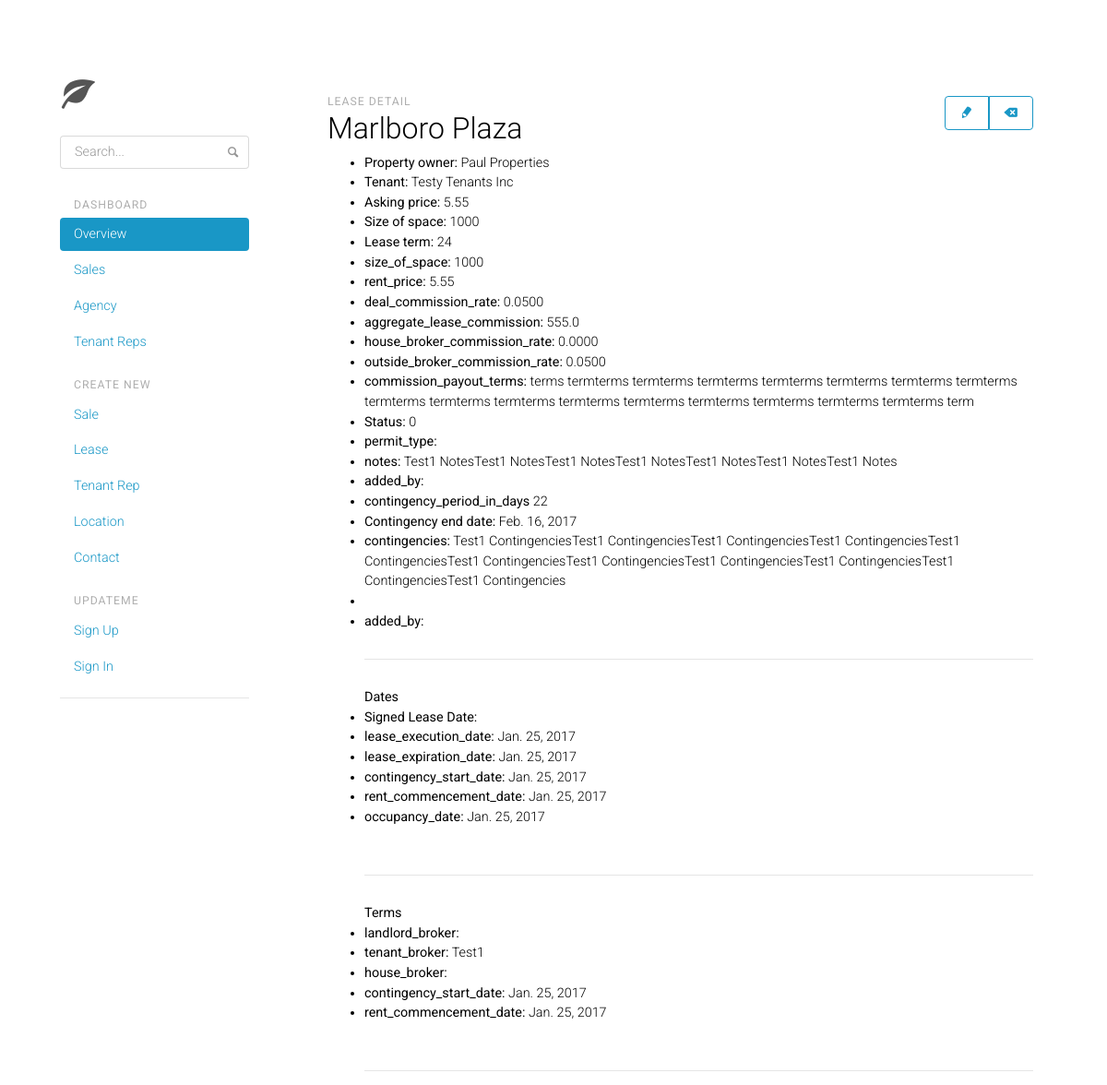
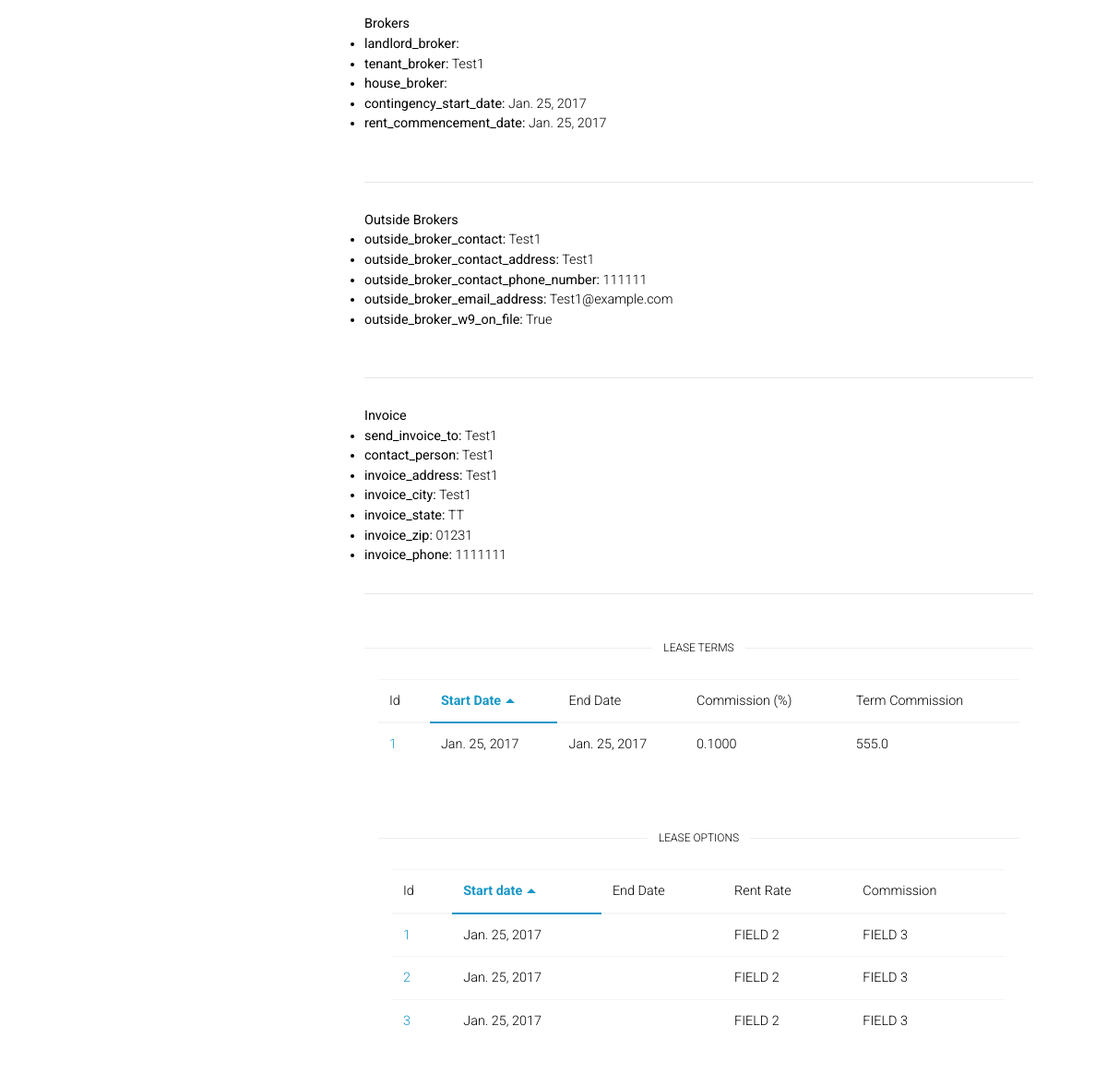
/commissions/lease/1/, run on the app's committed database (2 pictures, top to bottom).
### commissions/models.py (models this page shows, shortened)
class Lease(TimeStampedModel):
    tenant_name = models.CharField(max_length=80, blank=True)
    property_owner_name = models.CharField(max_length=80)
    status = models.CharField(max_length=3, choices=LEASE_WORKFLOW_STATUS, blank=True, default=0, help_text="Workflow status")
    location_name = models.CharField(max_length=120)
    lease_term_in_months = models.IntegerField("lease term", null=True, blank=True)
    size_of_space = models.IntegerField(null=True, blank=True, default=0)
    rent_price = models.DecimalField(decimal_places=2, max_digits=8, default=0)
    lease_execution_date = models.DateField(null=True, blank=True)
    contingency_period_in_days = models.IntegerField("contingency period", default=0)
    contingency_start_date = models.DateField(null=True, blank=True)
    rent_commencement_date = models.DateField(null=True, blank=True)
    rent_rate_factor = models.DecimalField(decimal_places=4, default=1, max_digits=5)
    occupancy_date = models.DateField(null=True, blank=True)
    landlord_broker = models.CharField(max_length=80, blank=True)
    tenant_broker = models.CharField(max_length=80, blank=True)
    lease_expiration_date = models.DateField(null=True, blank=True)
    contingencies = models.TextField(max_length=1000, blank=True)
    deal_commission_rate = models.DecimalField(decimal_places=4, default=0, max_digits=5)
    house_broker = models.CharField(max_length=80, blank=True)
    house_broker_commission_rate = models.DecimalField(decimal_places=4, null=True, blank=True, max_digits=5, default=0)
    outside_broker_commission_rate = models.DecimalField(decimal_places=4, null=True, blank=True, max_digits=5, default=0)
    commission_payout_terms = models.TextField(max_length=1000, blank=True)
    '''need to refactor the invoice section'''
    send_invoice_to = models.CharField(max_length=120, blank=True)
    invoice_address = models.CharField(max_length=100, blank=True)
    invoice_city = models.CharField(max_length=30, blank=True)
    invoice_state = models.CharField(max_length=20, blank=True)
    invoice_zip = models.CharField(max_length=12, blank=True)
    invoice_phone = models.CharField(max_length=15, blank=True)
    contact_person = models.CharField(max_length=80, blank=True)
    '''need to refactor the brokers sections'''
    outside_broker_contact = models.CharField(max_length=80, blank=True)
    outside_broker_contact_address = models.CharField(max_length=100, blank=True)
    outside_broker_contact_phone_number = models.CharField(max_length=15, blank=True)
    outside_broker_email_address = models.EmailField(blank=True)
    outside_broker_w9_on_file = models.BooleanField(default=False)
    notes = models.TextField(blank=True)
    @property
    def get_aggregate_lease_commission(self):
        return float(self.size_of_space) * float(self.rent_price) * float((self.lease_term_in_months/12)) * float(self.deal_commission_rate) * float(self.rent_rate_factor)
    @property
    def contingency_end_date(self):
        return self.contingency_start_date + timedelta(days=self.contingency_period_in_days)
    '''
    this code is not working
    @property
    def display_option(self):
        """
        creates a string for the lease option.  this is required to see the lease option in the admin (since its a many to many join)
        """
        return ', '.join([ option.start_date for option in self.option.all()[:25] ])
    #display_option.option_commencement_date = 'Option Start Date'
    '''
    class Meta:
        ordering = ("-created",)

class Term(TimeStampedModel):
    lease = models.ForeignKey('Lease', on_delete=models.CASCADE, null=True)
    sale = models.ForeignKey('Sale', on_delete=models.CASCADE, null=True)
    terms = models.TextField(blank=True)
    start_date = models.DateField(null=True, blank=True)
    end_date = models.DateField(null=True, blank=True)
    commission_rate = models.DecimalField(decimal_places=4, default=0, max_digits=5)
    class Meta:
        ordering = ['created']
    @property
    def get_lease_term_commission(self):
        return float(self.lease.size_of_space) * float(self.lease.rent_price) * float(self.commission_rate) * float(self.lease.rent_rate_factor)

class Option(models.Model):
    lease = models.ForeignKey('Lease', on_delete=models.CASCADE, null=True)
    terms = models.TextField(blank=True)
    notice_date = models.DateField(null=True, blank=True)
    commencement_date = models.DateField(null=True, blank=True)
    expiration_date = models.DateField(null=True, blank=True)
    size = models.IntegerField(null=True, blank=True, default=0)
    commission_rate = models.DecimalField(decimal_places=4, default=0, max_digits=5)
    contingencies = models.TextField(blank=True)
    created = models.DateTimeField(auto_now=False, auto_now_add=True)
    date_modified = models.DateTimeField(auto_now=True, auto_now_add=False)
    class Meta:
        ordering = ("-expiration_date",)

### commissions/views.py (the view)
# urls.py: url(r'^lease/(?P<pk>[0-9]+)/$', views.LeaseDetailView.as_view(), name='lease-detail'),
class LeaseDetailView(generic.DetailView):
    model = Lease
    def get_context_data(self, **kwargs):
        context = super(LeaseDetailView, self).get_context_data(**kwargs)
        context['options_list'] = Option.objects.all()
        return context

### commissions/templates/commissions/lease_detail.html
{% extends 'base.html' %}
{% block content %}
<div class="container">
  <div class="dashhead mt-4">
<div class="dashhead-titles">
  <h6 class="dashhead-subtitle">Lease Detail</h6>
  <h2 class="dashhead-title">{{ lease.location_name }}</h2>
</div>
<div class="flextable table-actions">
  <div class="flextable-item flextable-primary">
  </div>
  <div class="flextable-item">
    <div class="btn-group">
      <button type="button" class="btn btn-outline-primary" href="#">
        <span class="icon icon-pencil"></span>
      </button>
      <button type="button" class="btn btn-outline-primary" href="#">
        <span class="icon icon-erase"></span>
      </button>
    </div>
  </div>
</div>
</div>
<ul>
  <li><strong>Property owner:</strong> {{ lease.property_owner_name }}
  <li><strong>Tenant:</strong> {{ lease.tenant_name }}
  <li><strong>Asking price:</strong> {{ lease.rent_price }}
  <li><strong>Size of space:</strong> {{ lease.size_of_space }}
  <li><strong>Lease term:</strong> {{ lease.lease_term_in_months }}</li>
  <li><strong>size_of_space:</strong> {{ lease.size_of_space }}</li>
  <li><strong>rent_price:</strong> {{ lease.rent_price }}</li>
  <li><strong>deal_commission_rate:</strong> {{ lease.deal_commission_rate }}</li>
  <li><strong>aggregate_lease_commission:</strong> {{ lease.get_aggregate_lease_commission }}</li>
  <li><strong>house_broker_commission_rate:</strong> {{ lease.house_broker_commission_rate }}</li>
  <li><strong>outside_broker_commission_rate:</strong> {{ lease.outside_broker_commission_rate }}</li>
  <li><strong>commission_payout_terms:</strong> {{ lease.commission_payout_terms }}</li>
  <li><strong>Status:</strong> {{ lease.status }}</li>
  <li><strong>permit_type:</strong> {{ lease.permit_type }}</li>
  <li><strong>notes:</strong> {{ lease.notes }}</li>
  <li><strong>added_by:</strong> {{ lease.added_by }}</li>
  <li><strong>contingency_period_in_days </strong> {{ lease.contingency_period_in_days }}</li>
  <li><strong>Contingency end date: </strong> {{ lease.contingency_end_date }}</li>
  <li><strong>contingencies:</strong> {{ lease.contingencies }}</li>
                        <li>{{ lease.contingency_time_in_days }}</li>
  <li><strong>added_by:</strong> {{ lease.added_by }}</li>
    <hr>
    <strong>Dates</strong>
    <li><strong>Signed Lease Date:</strong> {{ lease.signed_lease_date }}</li>
    <li><strong>lease_execution_date:</strong> {{ lease.lease_execution_date }}</li>
    <li><strong>lease_expiration_date:</strong> {{ lease.lease_expiration_date }}</li>
    <li><strong>contingency_start_date:</strong> {{ lease.contingency_start_date }}</li>
    <li><strong>rent_commencement_date:</strong> {{ lease.rent_commencement_date }}</li>
    <li><strong>occupancy_date:</strong> {{ lease.occupancy_date }}</li>
    <br/>
    <hr>
    <strong>Terms</strong>
    <li><strong>landlord_broker:</strong> {{ lease.landlord_broker }}</li>
    <li><strong>tenant_broker:</strong> {{ lease.tenant_broker }}</li>
    <li><strong>house_broker:</strong> {{ lease.house_broker }}</li>
    <li><strong>contingency_start_date:</strong> {{ lease.contingency_start_date }}</li>
    <li><strong>rent_commencement_date:</strong> {{ lease.rent_commencement_date }}</li>
    <br/>
    <hr>
    <strong>Brokers</strong>
    <li><strong>landlord_broker:</strong> {{ lease.landlord_broker }}</li>
    <li><strong>tenant_broker:</strong> {{ lease.tenant_broker }}</li>
    <li><strong>house_broker:</strong> {{ lease.house_broker }}</li>
    <li><strong>contingency_start_date:</strong> {{ lease.contingency_start_date }}</li>
    <li><strong>rent_commencement_date:</strong> {{ lease.rent_commencement_date }}</li>
    <br/>
    <hr>
    <strong>Outside Brokers</strong>
    <li><strong>outside_broker_contact:</strong> {{ lease.outside_broker_contact }}</li>
    <li><strong>outside_broker_contact_address:</strong> {{ lease.outside_broker_contact_address }}</li>
    <li><strong>outside_broker_contact_phone_number:</strong> {{ lease.outside_broker_contact_phone_number }}</li>
    <li><strong>outside_broker_email_address:</strong> {{ lease.outside_broker_email_address }}</li>
    <li><strong>outside_broker_w9_on_file:</strong> {{ lease.outside_broker_w9_on_file }}</li>
    <br/>
    <hr>
    <strong>Invoice</strong>
    <li><strong>send_invoice_to:</strong> {{ lease.send_invoice_to }}</li>
    <li><strong>contact_person:</strong> {{ lease.contact_person }}</li>
    <li><strong>invoice_address:</strong> {{ lease.invoice_address }}</li>
    <li><strong>invoice_city:</strong> {{ lease.invoice_city }}</li>
    <li><strong>invoice_state:</strong> {{ lease.invoice_state }}</li>
    <li><strong>invoice_zip:</strong> {{ lease.invoice_zip }}</li>
    <li><strong>invoice_phone:</strong> {{ lease.invoice_phone }} </li>
    <hr>
  {% if lease.term_set %}
  <div class="hr-divider mt-5 mb-4">
    <h3 class="hr-divider-content hr-divider-heading">Lease Terms</h3>
  </div>
    <div class="container">
    <div class="table-responsive">
      <table class="table" data-sort="table">
        <thead>
          <tr>
            <th>Id</th>
            <th>Start Date</th>
            <th>End Date</th>
            <th>Commission (%)</th>
            <th>Term Commission</th>
          </tr>
        </thead>
        <tbody>
          {% for term in lease.term_set.all %}
          <tr>
            <td><a href="#">{{ term.id }}</a></td>
            <td>{{ term.start_date }}</td>
            <td>{{ term.end_date }}</td>
            <td>{{ term.commission_rate }}</td>
            <td>{{ term.get_lease_term_commission }}</td>
          </tr>
          {% endfor %}
        </tbody>
      </table>
    </div>
  {% else %}
  <div class="hr-divider mt-5 mb-4">
    <h3 class="hr-divider-content hr-divider-heading">No Lease Terms</h3>
  </div>
    {% endif %}
{% if lease.option_set %}
<div class="hr-divider mt-5 mb-4">
  <h3 class="hr-divider-content hr-divider-heading">Lease Options</h3>
</div>
  <div class="container">
  <div class="table-responsive">
    <table class="table" data-sort="table">
      <thead>
        <tr>
          <th>Id</th>
          <th>Start date</th>
          <th>End Date</th>
          <th>Rent Rate</th>
          <th>Commission</th>
        </tr>
      </thead>
      <tbody>
        {% for option in lease.option_set.all %}
        <tr>
          <td><a href="#">{{ option.id }}</a></td>
          <td>{{ option.commencement_date }}</td>
          <td>{{ option.end_date }}</td>
          <td>FIELD 2</td>
          <td>FIELD 3</td>
        </tr>
        {% endfor %}
      </tbody>
    </table>
  </div>
{% else %}
<div class="hr-divider mt-5 mb-4">
  <h3 class="hr-divider-content hr-divider-heading">No Lease Options</h3>
</div>
  {% endif %}
{% endblock %}

### commissions/templates/base.html (shortened to what this page needs)
{% load staticfiles %}
<!DOCTYPE html>
<html lang="en">
<head>
	<link rel="stylesheet" href="{% static 'css/toolkit-light.css' %}">
	<link rel="stylesheet" href="{% static 'css/application.css' %}">
	<link rel="stylesheet" href="{% static 'css/docs.css' %}">
	<link rel="stylesheet" href="{% static 'css/style.css' %}">
</head>
<body>
  <div class="container">
    {% block body %}
    <div class="row">
      <div class="col-md-3 sidebar">
      {% block sidebar %}
        <nav class="sidebar-nav">
          <div class="sidebar-header">
            <a class="sidebar-brand img-responsive" href="{% url 'index' %}">
              <span class="icon icon-leaf sidebar-brand-icon"></span>
            </a>
          </div>
          <div class="collapse nav-toggleable-md" id="nav-toggleable-md">
            <form class="sidebar-form">
              <input class="form-control" type="text" placeholder="Search...">
              <button type="submit" class="btn-link">
                <span class="icon icon-magnifying-glass"></span>
              </button>
            </form>
            <ul class="nav nav-pills nav-stacked">
              <li class="nav-header">Dashboard</li>
              <li class="nav-item">
                <a class="nav-link active" href="{% url 'index' %}">Overview</a>
              </li>
              <li class="nav-item">
                <a class="nav-link " href="{% url 'sales' %}">Sales</a>
              </li>
              <li class="nav-item">
                <a class="nav-link " href="{% url 'leases' %}">Agency</a>
              </li>
              <li class="nav-item">
                <a class="nav-link " href="#">Tenant Reps</a>
              </li>
              <li class="nav-header">Create New</li>
              <li class="nav-item">
                <a class="nav-link "href="{% url 'sale-create' %}">
                  Sale
                </a>
              </li>
              <li class="nav-item">
                <a class="nav-link "href="{% url 'lease-create' %}">
                  Lease
                </a>
              </li>
              <li class="nav-item">
                <a class="nav-link " href="#">Tenant Rep</a>
              </li>
              <li class="nav-item">
                <a class="nav-link " href="{% url 'locations' %}">Location</a>
              </li>
              <li class="nav-item">
                <a class="nav-link " href="#">Contact</a>
              </li>
              <li class="nav-header">UPDATEME</li>
              {% if request.user.is_authenticated %}
                <li class="nav-item">
                  <a class="nav-link" href="#">Profile</a>
                </li>
                <li class="nav-item">
                  <a class="nav-link" href="#">Sign out</a>
                </li>
              {% else %}
                <li class="nav-item">
                  <a id="sign-up-link" class="nav-link" href="{% url 'account_signup' %}">Sign Up</a>
                </li>
                <li class="nav-item">
                  <a id="log-in-link" class="nav-link" href="{% url 'account_login' %}">Sign In</a>
                </li>
              {% endif %}
            </ul>
            <hr class="visible-xs mt-3">
          </div>
        </nav>
        {% endblock sidebar %}
      </div>
<div class="col-md-9 content">
<div class="dashhead">
{% block content %}{% endblock content %}
</div>
{% endblock body %}
</div>
  </body>
</html>

### commissions/static/css/application.css (style rules this page uses)
body { padding-top: 20px; padding-bottom: 20px; }
@media (min-width: 768px) { body { padding-top: 50px; padding-bottom: 50px; } }
h1, h2, h3, h4, h5, h6, .h1, .h2, .h3, .h4, .h5, .h6 { margin-top: 0; }
hr { margin-top: 30px; margin-bottom: 30px; }

### commissions/static/css/docs.css (style rules this page uses)
body { overflow-x: hidden; padding-bottom: 40px; }

### commissions/static/css/style.css (style rules this page uses)
body { padding-top: 5rem; background-color: white; }

### commissions/templates/base.html (style rules this page uses)
body { width: 1px; min-width: 100%; *width: 100%; }

### data on the page
Lease: location_name "Marlboro Plaza", property_owner_name "Paul Properties", tenant_name "Testy Tenants Inc", rent_price "5.55", size_of_space "1000", lease_term_in_months "24", deal_commission_rate "0.0500", get_aggregate_lease_commission "555.0", house_broker_commission_rate "0.0000", outside_broker_commission_rate "0.0500", commission_payout_terms "terms termterms termterms termterms termterms termterms termterms termterms termterms termterms termterms termterms termterms termterms termterms termterms termterms term", status "0", notes "Test1 NotesTest1 NotesTest1 NotesTest1 NotesTest1 NotesTest1 NotesTest1 Notes", contingency_period_in_days "22", contingency_end_date "Feb. 16, 2017", contingencies "Test1 ContingenciesTest1 ContingenciesTest1 ContingenciesTest1 ContingenciesTest1 ContingenciesTest1 ContingenciesTest1 ContingenciesTest1 ContingenciesTest1 ContingenciesTest1 ContingenciesTest1 Contingencies", lease_execution_date "Jan. 25, 2017", lease_expiration_date "Jan. 25, 2017", contingency_start_date "Jan. 25, 2017", rent_commencement_date "Jan. 25, 2017", occupancy_date "Jan. 25, 2017", tenant_broker "Test1", outside_broker_contact "Test1", outside_broker_contact_address "Test1", outside_broker_contact_phone_number "111111", outside_broker_email_address "Test1@example.com", outside_broker_w9_on_file "True", send_invoice_to "Test1", contact_person "Test1", invoice_address "Test1", invoice_city "Test1", invoice_state "TT", invoice_zip "01231", invoice_phone "1111111"
Term: id "1", start_date "Jan. 25, 2017", end_date "Jan. 25, 2017", commission_rate "0.1000", get_lease_term_commission "555.0"
Option: id "1", commencement_date "Jan. 25, 2017"
Option: id "2", commencement_date "Jan. 25, 2017"
Option: id "3", commencement_date "Jan. 25, 2017"
